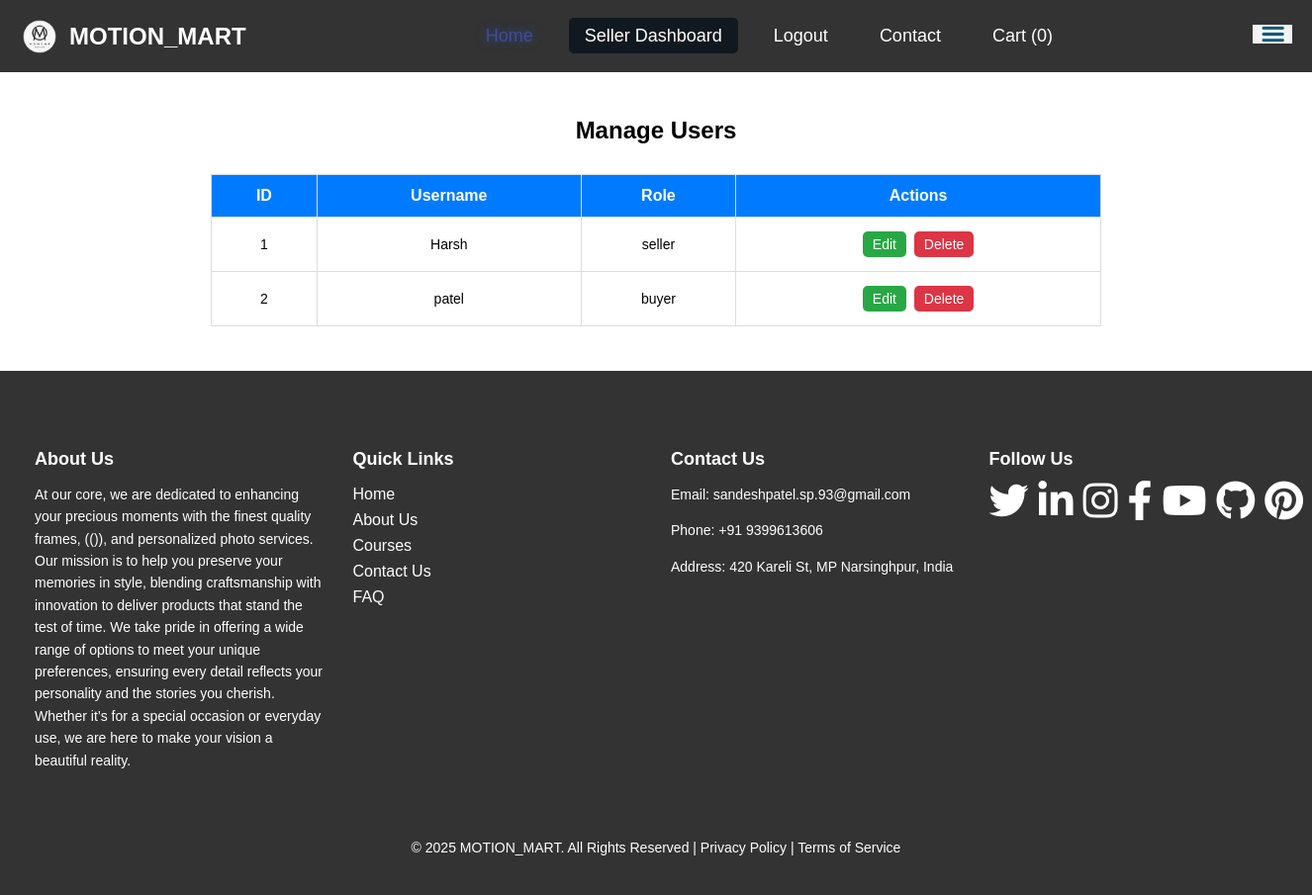
The app's page /manage_users (signed in) with its own data.
### app.py (models this page shows)
class User(db.Model):
    id = db.Column(db.Integer, primary_key=True)
    username = db.Column(db.String(150), unique=True, nullable=False)
    password = db.Column(db.String(150), nullable=False)
    email = db.Column(db.String(150), nullable=True)
    role = db.Column(db.String(50), nullable=False)
    address = db.relationship('Address', backref='user_address', uselist=False)
    orders = db.relationship('Order', back_populates='buyer')

### app.py (the view)
@app.route('/manage_users')
def manage_users():
    users = User.query.all()  # Fetch all users
    return render_template('manage_users.html', users=users)

### templates/manage_users.html (shortened to what this page needs)
<!DOCTYPE html>
<html lang="en">
<head>
    {% include 'header.html' %}
</head>
<body>
    {% include 'navbar.html' %}
    <div class="container">
        <h2>Manage Users</h2>
        <table>
            <thead>
                <tr>
                    <th>ID</th>
                    <th>Username</th>
                    <th>Role</th>
                    <th>Actions</th>
                </tr>
            </thead>
            <tbody>
                {% for user in users %}
                <tr>
                    <td>{{ user.id }}</td>
                    <td>{{ user.username }}</td>
                    <td>{{ user.role }}</td>
                    <td>
                        <a href="{{ url_for('edit_user', user_id=user.id) }}" class="btn btn-edit">Edit</a>
                        <a href="{{ url_for('delete_user', user_id=user.id) }}" class="btn btn-delete" onclick="return confirm('Are you sure?')">Delete</a>
                    </td>
                </tr>
                {% endfor %}
            </tbody>
        </table>
    </div>
    {% include 'footer.html' %}
</body>
</html>

### templates/navbar.html (shortened to what this page needs)
<nav class="navbar">
  <div class="navbar-container">
    <a class="navbar-brand" href="/">
      <img src="/static/uploads/newlogo.png" alt="Logo" class="navbar-logo" />
      <b>MOTION_MART</b>
    </a>
    <ul class="navbar-links" id="nav-links">
      <li><a href="/" class="active">Home</a></li>
      {% if session.get('user_id') %}
        <li>
          <a href="{{ url_for(session['role'] + '_dashboard') }}" class="role-link" style="background-color: rgb(16, 25, 32);">
            {{ session['role'].capitalize() }} Dashboard
          </a>
        </li>
        <li>
          <a class="" href="{{ url_for('logout') }}">Logout</a>
        </li>
      {% else %}
        <li><a href="{{ url_for('login') }}" class="">Login</a></li>
      {% endif %}
      <li><a href="/contact">Contact</a></li>
      <li>
        <a href="/cart">
          Cart <span id="cart-count">(0)</span>
        </a>
      </li>
    </ul>
    <div class="hamburger" onclick="toggleMenu()">
      <img
        style="max-width: 40px; max-height: 20px"
        src="/static/OIP.png"
        alt="click me"
      />
    </div>
  </div>
</nav>

### static/style.css (style rules this page uses)
body { padding: 0; margin: 0; }
.navbar { background-color: #333; padding: 10px 20px; display: flex; justify-content: space-between; align-items: center; position: relative; }
.navbar-container { display: flex; justify-content: space-between; width: 100%; align-items: center; }
.navbar-logo { height: 40px; width: auto; margin-right: 10px; }
.navbar-brand { display: flex; align-items: center; color: white; text-decoration: none; font-size: 24px; font-weight: bold; transition: transform 0.3s ease, color 0.3s ease; }
.navbar-links { list-style-type: none; display: flex; gap: 20px; }
.navbar-links li { margin: 0; }
.navbar-links a { color: white; text-decoration: none; padding: 8px 16px; font-size: 18px; border-radius: 5px; transition: background-color 0.3s ease; }
.navbar-links a:hover, .navbar-links a.active { transform: scale(1.1); color: #4a4896; text-shadow: 0 0 10px rgba(0, 123, 255, 0.5); }
body { font-family: Arial, sans-serif; }
.container { width: auto; margin: 0 auto; padding: 20px; border: 5px solid white; }
.btn { display: inline-block; margin-top: 10px; padding: 12px 25px; text-align: center; font-size: 14px; background-color: #6c757d; color: white; text-decoration: none; border-radius: 4px; transition: background-color 0.3s; }
.container h2 { text-align: center; margin-bottom: 30px; font-size: 24px; font-weight: bold; }
table { width: 100%; border-collapse: collapse; margin-bottom: 20px; }
table th, table td { text-align: center; padding: 12px; border: 1px solid #ddd; }
table th { background-color: #007bff; color: white; font-size: 16px; }
table td { font-size: 14px; }

### templates/manage_users.html (style rules this page uses)
.container { max-width: 900px; margin: auto; padding: 20px; }
table { width: 100%; border-collapse: collapse; }
th, td { border: 1px solid #ddd; padding: 8px; text-align: center; }
th { background-color: #f4f4f4; }
.btn { padding: 5px 10px; text-decoration: none; color: white; border-radius: 5px; margin: 2px; }
.btn-edit { background-color: #28a745; }
.btn-delete { background-color: #dc3545; }

### records on screen
User: role "Seller", id "1", username "Harsh", role "seller"
User: id "2", username "patel", role "buyer"
